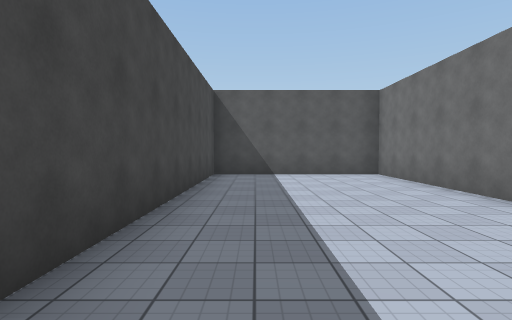
view 1 (above)

17 first-person views from a walk through a 3-D level made in the Unity game engine. The camera is 1.5 m above the floor, tilts 2° down and sees 80° across. The floor is counted in squares, 2 m on a side. Each view is taken from the middle of a square. On the plan, view 1 faces up. The plan holds only what a view shows up to about 10 squares ahead; the rest is blank. The place goes on beyond the plan. Some animated figures are not drawn. Surface patterns are stand-ins for the level's own textures.

view 2
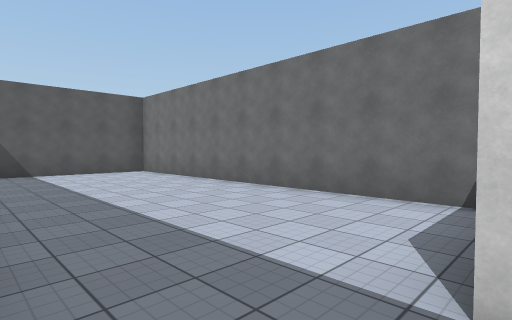

view 3
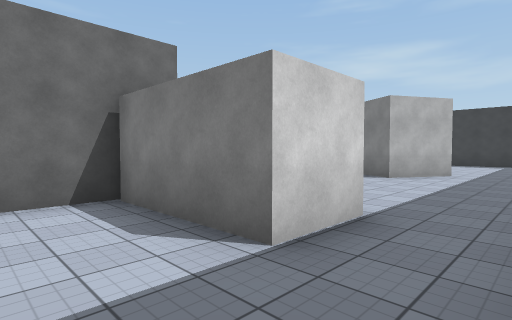

view 4
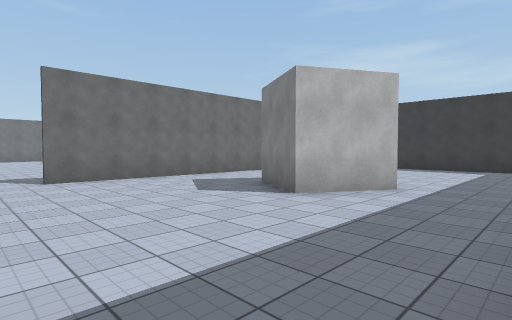

view 5
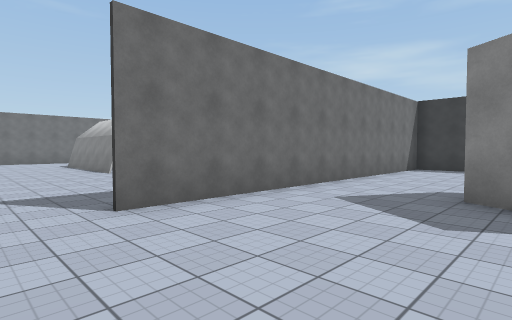

view 6
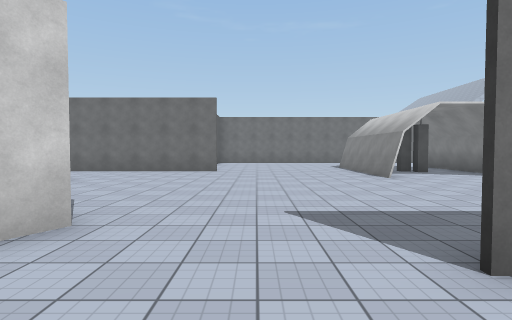

view 7
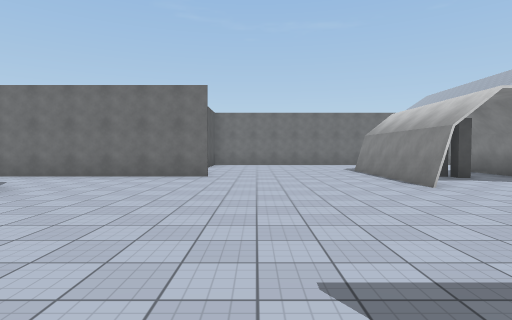

view 8
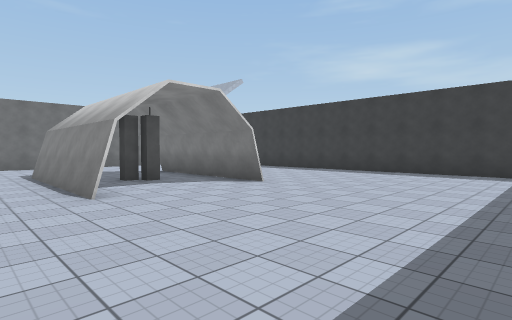

view 9
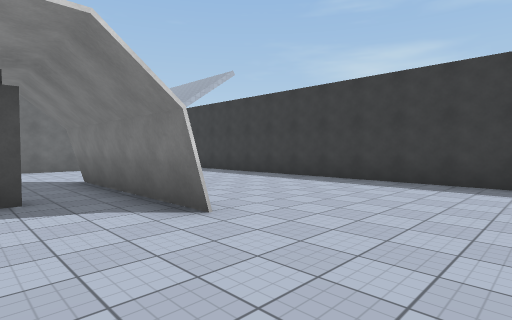

view 10
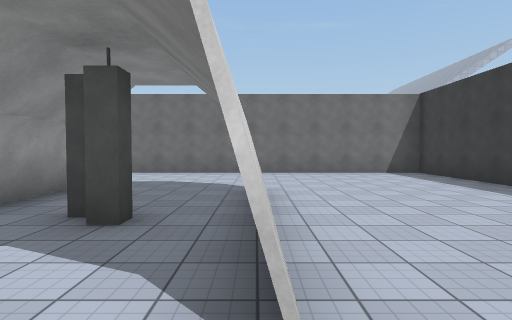

view 11
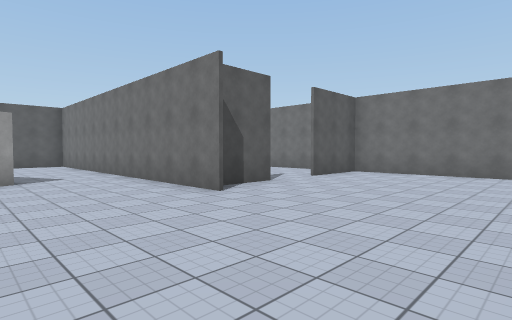

view 12
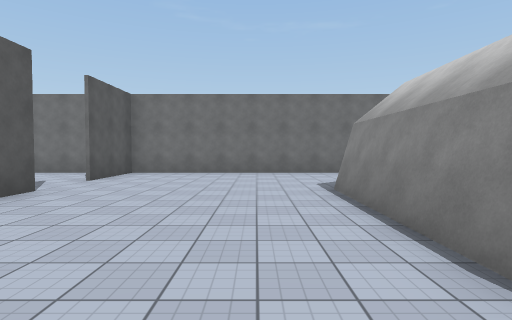

view 13
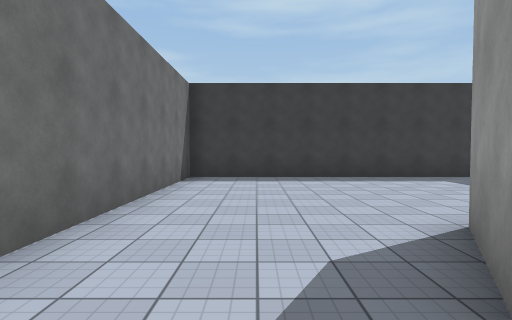

view 14
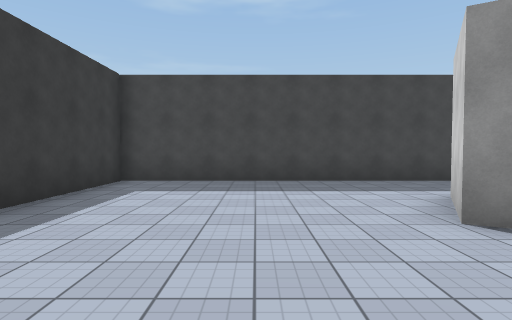

view 15
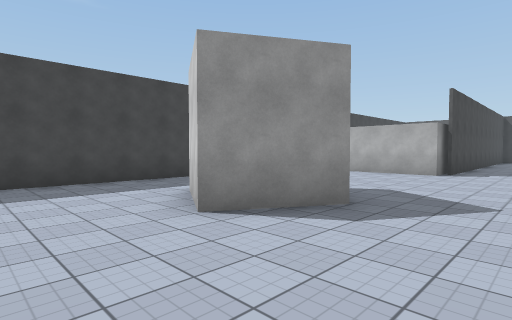

view 16
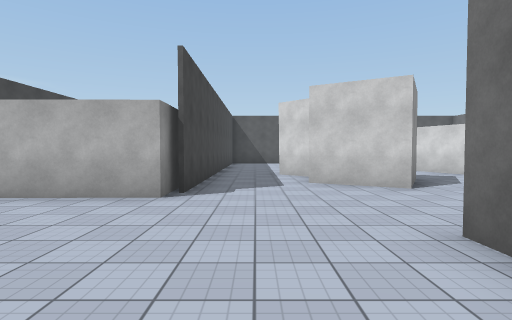

view 17
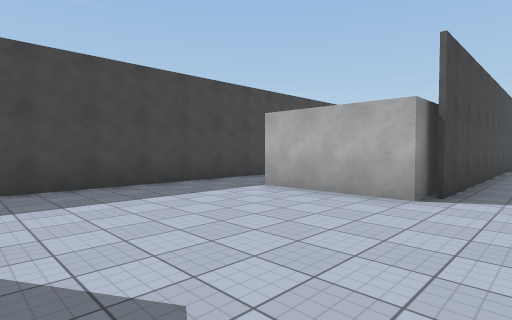

### Floor plan
Points are (right, up) in squares from view 1. A wall is a line through its corners. A room is listed if a view was taken in it or the views show most of it. See-through windows are left out.
Room 1 (views 1, 3)
walls: (0.6, -0.8) (3.5, -0.7); (3.7, -0.7) (3.7, 9.2) (-1.3, 9.2) (-1.3, 1.4)
ways out: opening at (-0.5, -1.5) to room 2
Room 2 (views 2, 4, 5, 6, 7, 8, 9, 10, 11, 12, 13, 14, 15, 16, 17)
walls: (12.9, -6.5) (17.8, -6.5); (15, -8.8) (15, -8.2); (14.9, -10) (12.9, -10) (17.8, -10); (15.4, -8.4) (15.4, -7.9) (15.8, -7.9); (4, -8.2) (2.9, -9.9) (1.2, -8.9) (2.2, -7.1) (4, -8.2); (8.9, -15.2) (21.7, -15.2) (21.7, -1) (19.2, -1); (17.5, -6.7) (15.9, -6.7); (15.4, -1.8) (15.4, -1.1); (9, 0.5) (8, -1.2) (6.2, -0.2); (3.5, -0.7) (3.5, -2.3) (0.6, -2.3) (0.6, -0.8); (6.5, 1.3) (5.6, 2.2); (11.2, 2) (10.8, 3.1); (17.5, -1) (16.9, -1); (3.8, 1.6) (3.8, -1.9); (-1.3, -0.4) (-1.3, -15.2) (6.8, -15.2) (6.8, -4.4)
ways out: opening at (-0.5, -1.5) to room 1; opening at (5, 1); opening at (11.5, 1.2); opening at (18.5, -1); opening at (22, -8.5)

Positions as (right, up) in squares from view 1, and headings:
1: (0, 0), facing up
2: (-1, -1), facing up-right
3: (-1, 1), facing down-right
4: (-1, -3), facing down-right
5: (3, -3), facing down-right
6: (5, -3), facing right
7: (7, -3), facing right
8: (8, -5), facing down-right
9: (10, -8), facing down-right
10: (12, -10), facing right
11: (12, -6), facing up-right
12: (12, -5), facing right
13: (5, -7), facing down
14: (6, -12), facing left
15: (6, -12), facing up-left
16: (5, -7), facing up
17: (5, -7), facing up-left
